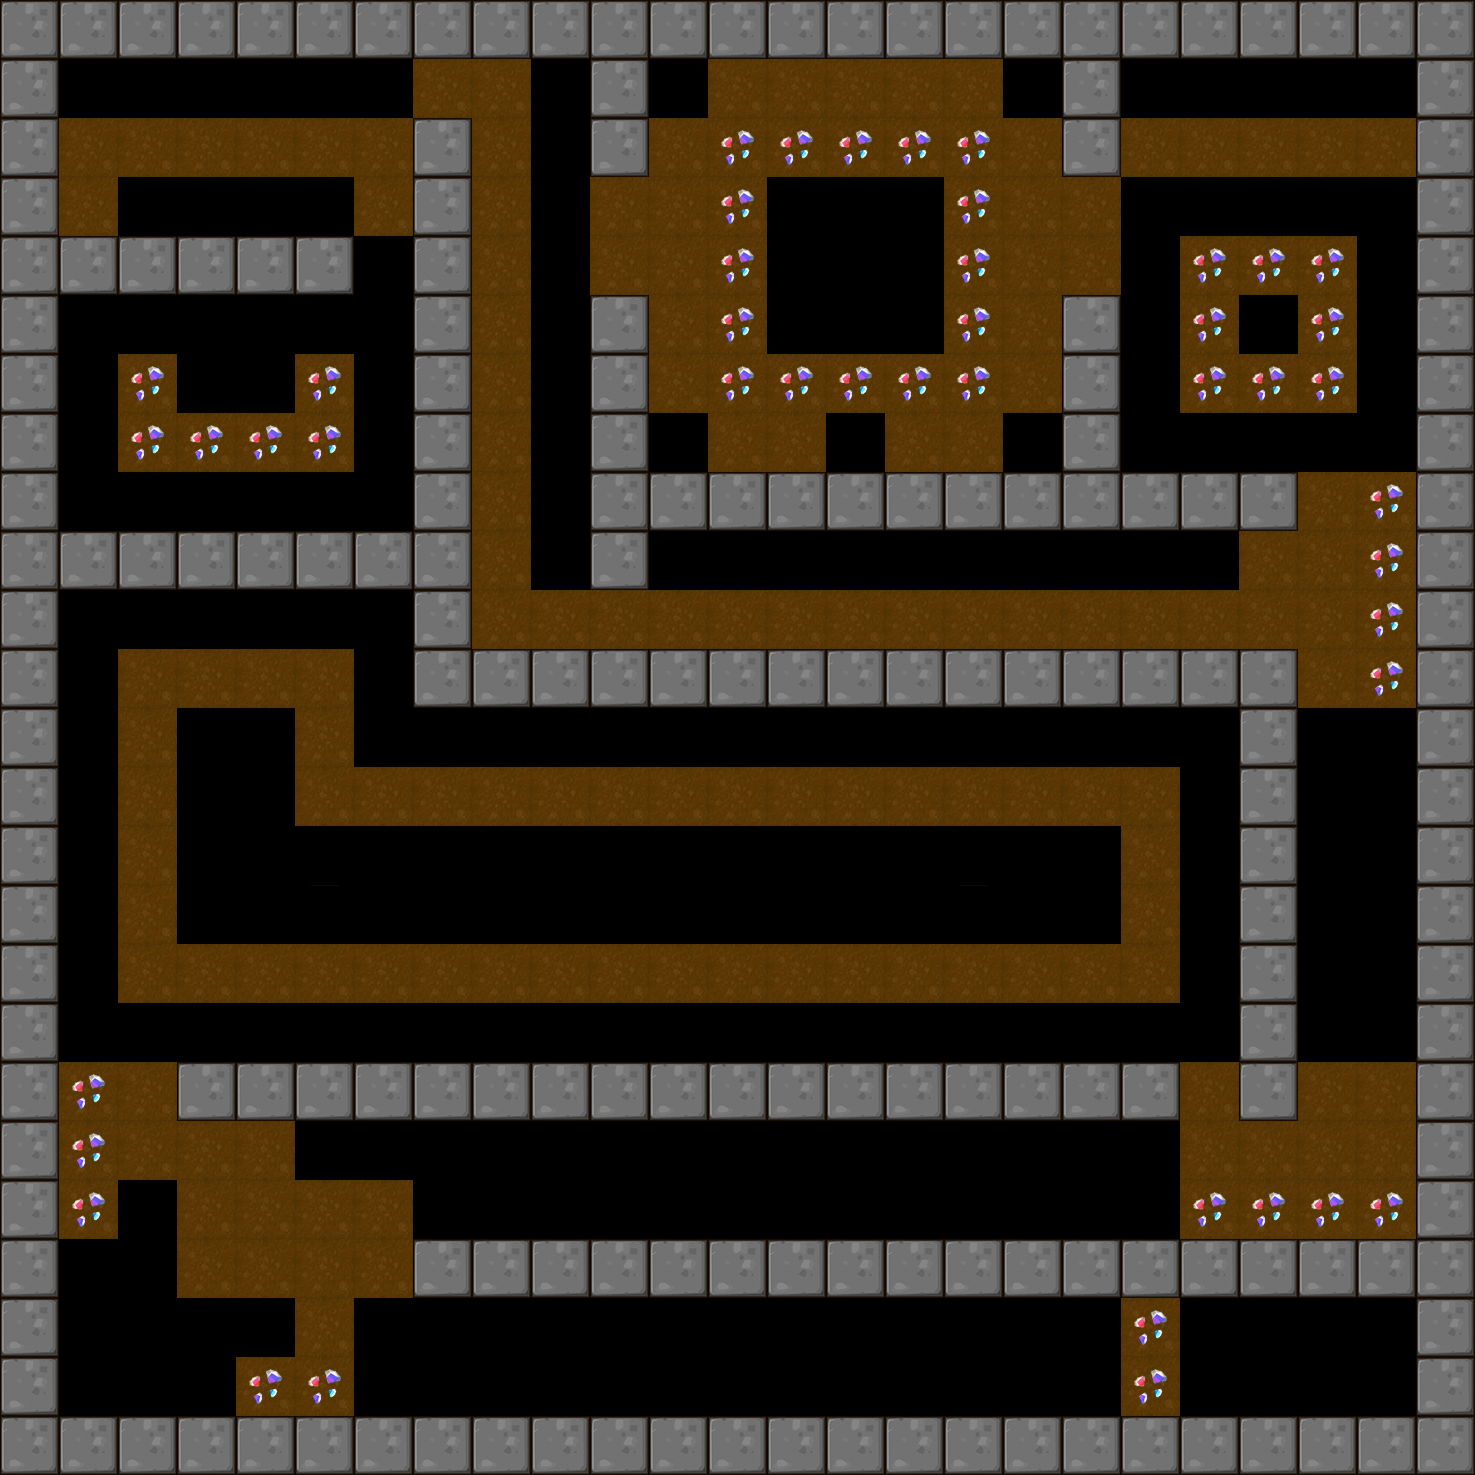

This is a level from a 2D game, rendered from its Tiled map with the project's own tilesets. A one-line summary and the map file follow, with tile-layer data summarised:
An orthogonal 25x25 tile map with 59x59 px tiles, 1 tile layer (BackGround) and 11 objects (4x Shipper, 3x Hammer, 3x Roller, Player).

<map version="1.0" orientation="orthogonal" renderorder="right-down" width="25" height="25" tilewidth="59" tileheight="59">
 <tileset firstgid="1" name="itemmap" tilewidth="59" tileheight="59">
  <image source="tileset2.png" trans="ff00ff" width="354" height="354" />
 </tileset>
 <layer name="BackGround" width="25" height="25">
  <data>[625 cells, 505 non-empty, 11 distinct tile ids]</data>
 </layer>
 <objectgroup name="RobotCharacter">
  <object name="Player" x="123.949" y="184.585" width="40" height="40" />
 </objectgroup>
 <objectgroup name="EnemyCharacter">
  <object name="Shipper" type="Hammer" x="362.039" y="304.521" width="40" height="40" />
  <object name="Roller" type="Roller" x="358.237" y="1013.84" width="40" height="40" />
  <object name="Roller" type="Roller" x="830.096" y="718.472" width="40" height="40" />
  <object name="Roller" type="Roller" x="661.389" y="1008.38" width="40" height="40" />
  <object name="Shipper" type="Shipper" x="1306.12" y="178.985" width="40" height="40" />
  <object name="Shipper" type="Shipper" x="1132.51" y="416.699" width="40" height="40" />
  <object name="Hammer" type="Hammer" x="1307.46" y="723.857" width="40" height="40" />
  <object name="Hammer" type="Hammer" x="1364.88" y="953.558" width="40" height="40" />
  <object name="Shipper" type="Shipper" x="709.167" y="1302.12" width="40" height="40" />
  <object name="Shipper" type="Shipper" x="894.797" y="1307.46" width="40" height="40" />
 </objectgroup>
</map>
